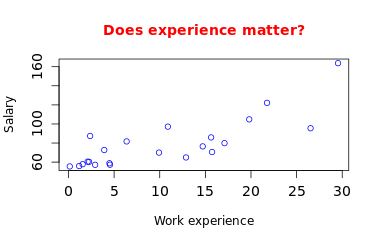

This figure's R source:
# In the first step, add the exp vector to the dataframe salaries. You can do this by making use of the dollar sign or square brackets.
# Next, just as before, you want to only keep the observations which have a degree equal to 3. You can subset the salaries dataframe using square brackets. Store the new dataframe in salaries_educ.
# Time to build an awesome plot:
# Set the title to "Does experience matter?" with the main argument.
# x-axis and y-axis are labelled "Work experience" and "Salary" respectively (use xlab and ylab).
# Set the color of your plot to "blue" (col) and the title color to "red" (col.main).
# The axis ticks' font size should 120% the overall font size (cex.axis).






# Add the exp vector as a column experience to salaries
salaries$experience <- exp

# Filter salaries: only keep degree == 3: salaries_educ
temp <- salaries$degree == 3
salaries_educ <- salaries[temp,]

# Create plot with many customizations
plot( salaries_educ$experience,salaries_educ$salary,
  main = "Does experience matter?",
  xlab = "Work experience",
  ylab = "Salary",
  col = "blue",
  col.main = "red",
  cex.axis = 1.2
  )
